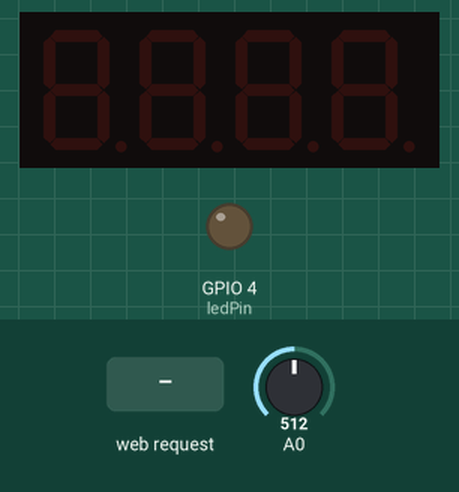
The program below on a simulated ESP8266 (Wemos D1 mini). On the bench: 4-digit seven-segment display, output pins drawn as LEDs (lit = HIGH). Inputs (shaded band) come from the test bench; at power-on: A0 = 512. What the program prints to the serial monitor is not drawn.

Above: at 2.2 s.
2.3 s: HTTP request GET /led=1?led=1 received
At 2.7 s:
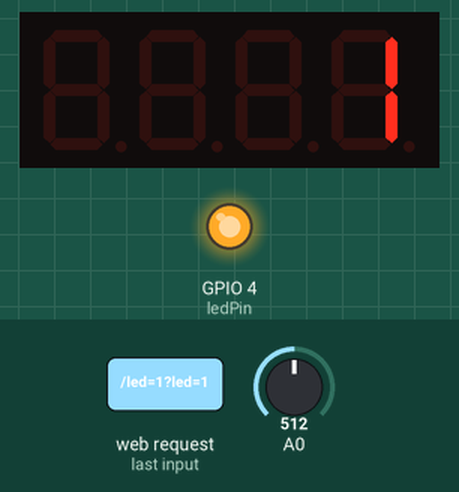
3.8 s: HTTP request GET / received
At 5.0 s:
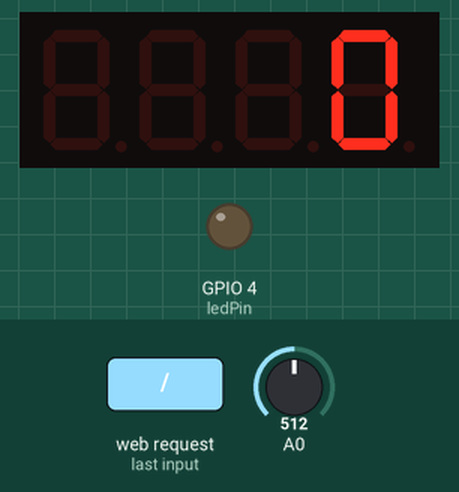
5.3 s: HTTP request GET /led=0?led=1 received
At 6.2 s:
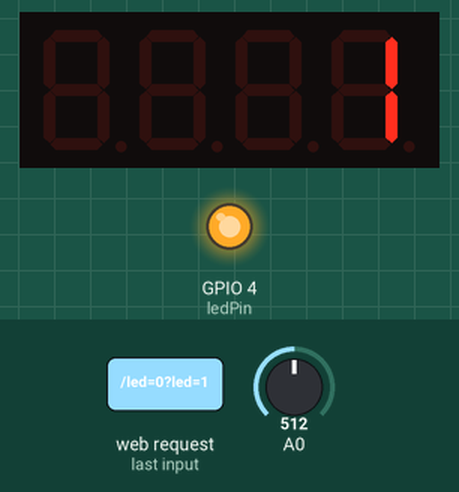
6.8 s: HTTP request GET /led=1 received
At 7.3 s:
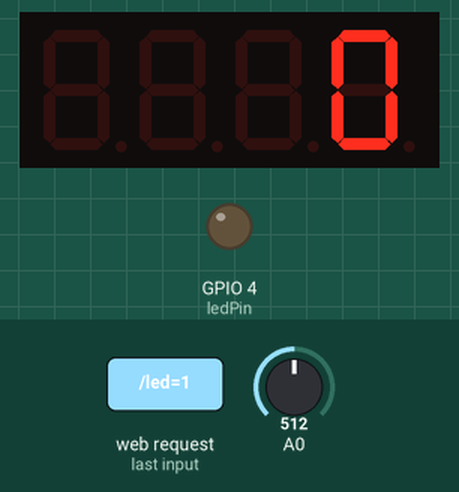
Timing chart, 0 to 9.3 s (numbered marks = the images above; inputs shaded):
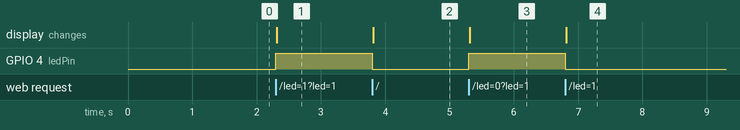

The program:

main.cpp
```cpp
//* Create a WiFi access point and provide a web server on it. */
//** For more details see http://42bots.com.
//*/

#include <ESP8266WiFi.h>
#include <ESP8266WebServer.h>
#include "TM1637.h"
#define CLK 5 // pin D1 na Wemos D1 Mini
#define DIO 2 // pin D4 na Wemos D1 Mini
TM1637 tm1637(CLK,DIO);

IPAddress    apIP(42, 42, 42, 42);  // Defining a static IP address: local & gateway
                                    // Default IP in AP mode is 192.168.4.1

/* This are the WiFi access point settings. Update them to your likin */
const char *ssid = "simBox";
const char *password = "simbox123";

// Define a web server at port 80 for HTTP
ESP8266WebServer server(80);

const int ledPin = 4; // an LED is connected to NodeMCU pin D1 (ESP8266 GPIO5) via a 1K Ohm resistor

bool ledState = false;

int liczba = 0;

void handleRoot()
{
  digitalWrite (LED_BUILTIN, 0); //turn the built in LED on pin DO of NodeMCU on
  digitalWrite (ledPin, server.arg("led").toInt());
  ledState = digitalRead(ledPin);

  tm1637.init();
  liczba = server.arg("led").toInt(); // To, co podajemy w adresie
  tm1637.display(3,liczba % 10); //(POLE, CYFRA)
  liczba = liczba / 10;

  if (liczba > 0)
  tm1637.display(2,liczba % 10);

  liczba = liczba / 10;
  if (liczba > 0)
   tm1637.display(1,liczba % 10);

 /* Dynamically generate the LED toggle link, based on its current state (on or off)*/
  char ledText[80];

  if (ledState)
  {
    strcpy(ledText, "LED is on. <a href=\"/?led=0\">Turn it OFF!</a>");
  }
  else
  {
    strcpy(ledText, "LED is OFF. <a href=\"/?led=1\">Turn it ON!</a>");
  }

  ledState = digitalRead(ledPin);

  char html[1000];
  int sec = millis() / 1000;
  int min = sec / 60;
  int hr = min / 60;

  int brightness = analogRead(A0);
  brightness = (int)(brightness + 5) / 10; //converting the 0-1024 value to a (approximately) percentage value

// Build an HTML page to display on the web-server root address
  snprintf ( html, 1000,

"<html>\
  <head>\
    <meta http-equiv='refresh' content='30'/>\
    <title>ESP8266 WiFi Network</title>\
    <style>\
      body { background-color: #cccccc; font-family: Arial, Helvetica, Sans-Serif; font-size: 1.5em; Color: #000000; }\
      h1 { Color: #AA0000; }\
    </style>\
  </head>\
  <body>\
    <h1>simBox Wi-Fi Control Panel</h1>\
    <p>Uptime: %02d:%02d:%02d</p>\
    <p>Brightness: %d%</p>\
    <p>%s<p>\
    <p>This page refreshes every 10 seconds. Click <a href=\"javascript:window.location.reload();\">here</a> to refresh the page now.</p>\
    <br>\
    <input type=\"text\" id=\"text\" />\
<input type=\"button\" id=\"btn\" value=\"Submit\" onClick=\"javascript: window.location.href=('http://42.42.42.42?led=' + document.getElementById('text').value);\" />\
  </body>\
</html>",

    hr, min % 60, sec % 60,
    brightness,
    ledText
  );
  server.send ( 200, "text/html", html );
  digitalWrite ( LED_BUILTIN, 1 );
}

void handleNotFound() {
  digitalWrite ( LED_BUILTIN, 0 );
  String message = "File Not Found\n\n";
  message += "URI: ";
  message += server.uri();
  message += "\nMethod: ";
  message += ( server.method() == HTTP_GET ) ? "GET" : "POST";
  message += "\nArguments: ";
  message += server.args();
  message += "\n";

  for ( uint8_t i = 0; i < server.args(); i++ ) {
    message += " " + server.argName ( i ) + ": " + server.arg ( i ) + "\n";
  }

  server.send ( 404, "text/plain", message );
  digitalWrite ( LED_BUILTIN, 1 ); //turn the built in LED on pin DO of NodeMCU off
}

void setup() {
tm1637.init();
    tm1637.set(BRIGHT_TYPICAL);//BRIGHT_TYPICAL = 2,BRIGHT_DARKEST = 0,BRIGHTEST = 7;


  pinMode ( ledPin, OUTPUT );
  digitalWrite ( ledPin, 0 );

  delay(1000);
  Serial.begin(115200);
  Serial.println();
  Serial.println("Configuring access point...");

  //set-up the custom IP address
  WiFi.mode(WIFI_AP_STA);
  WiFi.softAPConfig(apIP, apIP, IPAddress(255, 255, 255, 0));   // subnet FF FF FF 00

  /* You can remove the password parameter if you want the AP to be open. */
  WiFi.softAP(ssid, password);

  IPAddress myIP = WiFi.softAPIP();
  Serial.print("AP IP address: ");
  Serial.println(myIP);

  server.on ( "/", handleRoot );
  server.on ( "/led=1", handleRoot);
  server.on ( "/led=0", handleRoot);
  server.on ( "/inline", []() {
    server.send ( 200, "text/plain", "this works as well" );
  } );
  server.onNotFound ( handleNotFound );

  server.begin();
  Serial.println("HTTP server started");
}

void loop() {
  int8_t NumTab[] = {0,1,2,3,4,5,6,7,8,9,10,11,12,13,14,15};//0~9,A,b,C,d,E,F
    int8_t ListDisp[4];
    unsigned char i = 0;
    unsigned char count = 0;
  server.handleClient();

}
```

Measured:
- after the input at 2.3 s, GPIO 4 (ledPin): LOW → HIGH at once; the display: changes at once (image 1)
- after the input at 3.8 s, GPIO 4 (ledPin): HIGH → LOW at once; the display: changes at once (image 2)
- after the input at 5.3 s, GPIO 4 (ledPin): LOW → HIGH at once; the display: changes at once (image 3)
- after the input at 6.8 s, GPIO 4 (ledPin): HIGH → LOW at once; the display: changes at once (image 4)
